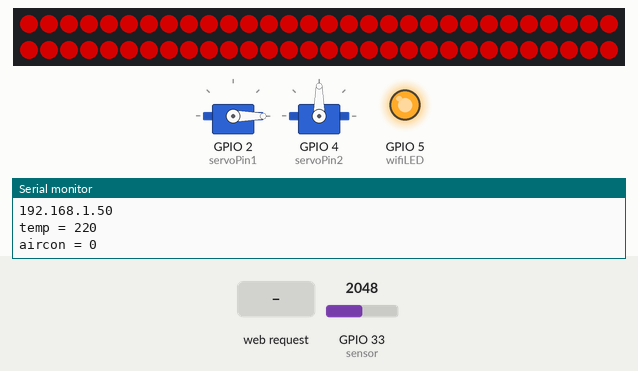
Simulated run of this sketch. Board: ESP32. Shown: 2 × servo, 60 RGB LEDs in strip order, left to right, continuing on the next row, output pins drawn as LEDs (lit = HIGH), the last lines printed to the serial monitor. Inputs (shaded band) come from the test bench; at power-on: GPIO 33 (sensor) = 2048. Dim RGB values are drawn brighter than linear; WiFi joins after 1.5 s; servers stay silent unless stated.

Above: at 3.2 s.
3.3 s: GPIO 33 (sensor) set to 491
At 4.6 s:
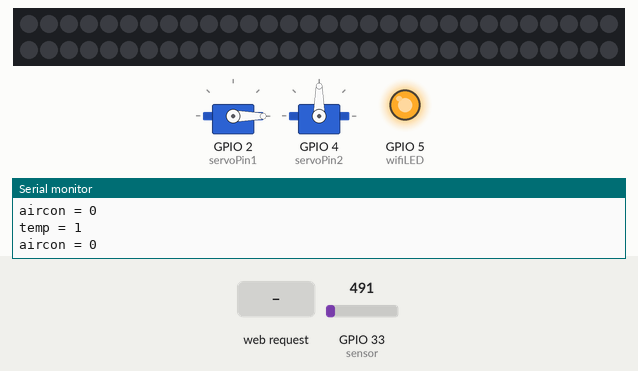
5.3 s: HTTP request GET /H received
At 6.7 s:
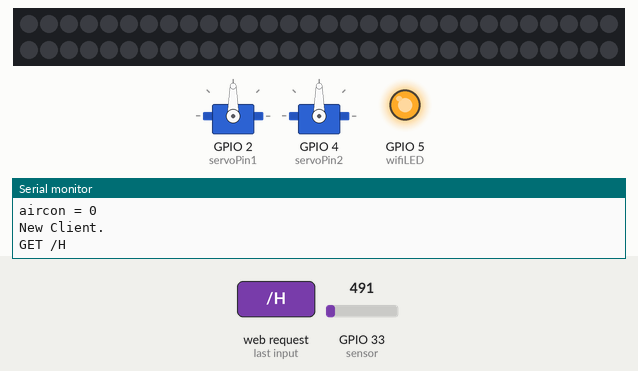
8.4 s: GPIO 33 (sensor) set to 1228
At 9.4 s:
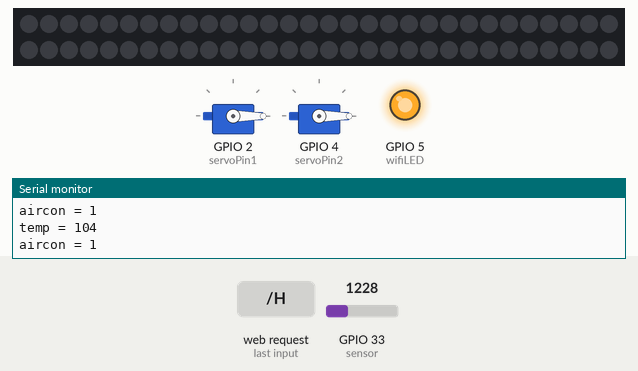
11.1 s: HTTP request GET /L received
At 12.0 s:
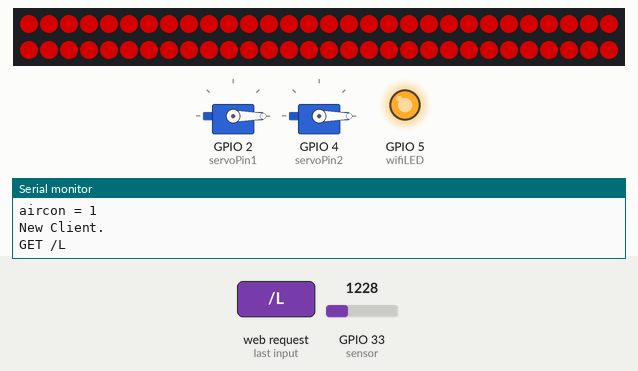
13.7 s: GPIO 33 (sensor) set to 0
At 14.4 s:
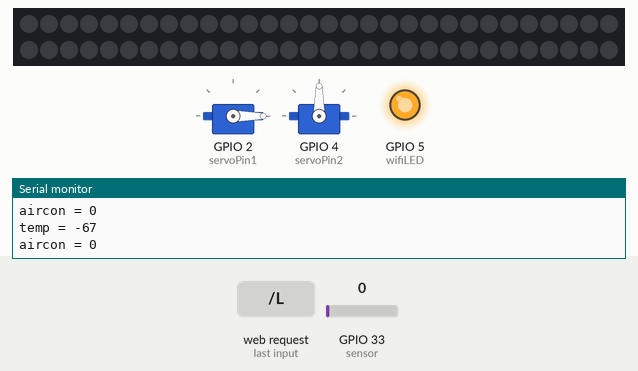
15.5 s: GPIO 33 (sensor) set to 2047
At 17.3 s:
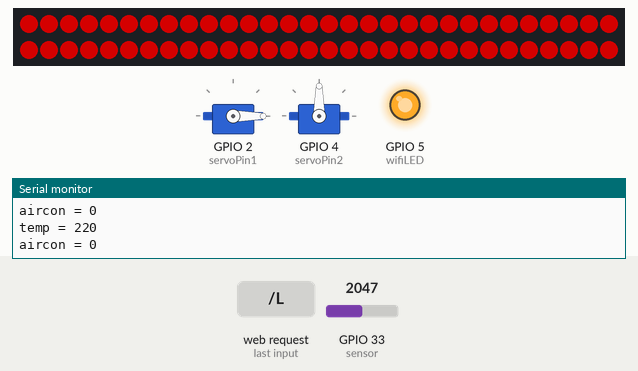
Timing chart, 0 to 18.8 s (numbered marks = the images above; inputs shaded):
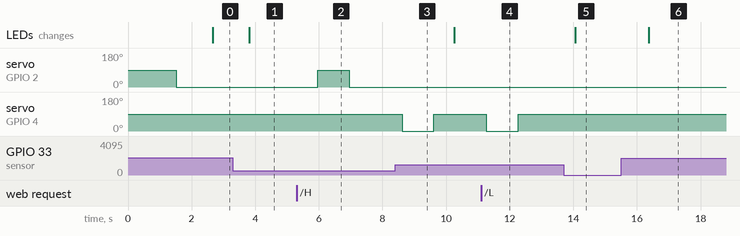

The sketch:

kumikomifinalkadai.ino
```cpp
#include <WiFi.h>
#include <Servo.h>
#include <FastLED.h>

#define numberOfLEDs 60 //Quantity of RGB LEDs
#define controlPin 23

const char* ssid     = "your ssid";
const char* password = "your password";

static const int servoPin1 = 2;
static const int servoPin2 = 4;
bool aircon = false; //state of air conditioner(1=ON,0=OFF)
int wifiLED = 5; //LED to confirm wifi conection
int ans , temp , tv ;

Servo servo1;
Servo servo2;
CRGB leds[numberOfLEDs];
WiFiServer server(80);

void setup()
{
    Serial.begin(115200);
    pinMode(wifiLED, OUTPUT);
    servo1.attach(servoPin1);
    servo2.attach(servoPin2);
    FastLED.addLeds<WS2812B, controlPin, GRB>(leds, numberOfLEDs);

    delay(10);

    // We start by connecting to a WiFi network

    Serial.println();
    Serial.println();
    Serial.print("Connecting to ");
    Serial.println(ssid);

    WiFi.begin(ssid, password);

    while (WiFi.status() != WL_CONNECTED) {
        delay(500);
        Serial.print(".");
    }

    Serial.println("");
    Serial.println("WiFi connected.");
    Serial.println("IP address: ");
    Serial.println(WiFi.localIP());

    server.begin();
    digitalWrite(wifiLED, HIGH); //after conected wifi, wifiLED lights
    servo1.write(0); //servos set to origin
    servo2.write(90);

}

int value = 0;

void measuretemp() {
     ans = analogRead(33) ;             // read sensor value
     tv  = map(ans,0,4096,0,3600) ;     // convert sensor value to voltage
     temp = map(tv,174,1205,-40,125) ;  // convert voltage to temp
}

void RLED(){ //RGB LEDs grow red
  for (int thisLED = 0; thisLED < numberOfLEDs; thisLED++) {
    leds[thisLED].r = 128;
    leds[thisLED].g = 0;
    leds[thisLED].b = 0;
    FastLED.show();
  }
}

void GamingLED(){ //RGB LEDs grow rainbow
  static uint8_t hue;
  for(int thisLED = 0; thisLED < numberOfLEDs; thisLED++) {

    //set an led value
    leds[thisLED] = CHSV(hue++,255,255);
    FastLED.show();
    delay(20);
  }
}

void loop(){
 delay(1000);

 WiFiClient client = server.available();   // listen for incoming clients

  if (client) {                             // if you get a client,
    Serial.println("New Client.");           // print a message out the serial port
    String currentLine = "";                // make a String to hold incoming data from the client
    while (client.connected()) {            // loop while the client's connected
      if (client.available()) {             // if there's bytes to read from the client,
        char c = client.read();             // read a byte, then
        Serial.write(c);                    // print it out the serial monitor
        if (c == '\n') {                    // if the byte is a newline character

          // if the current line is blank, you got two newline characters in a row.
          // that's the end of the client HTTP request, so send a response:
          if (currentLine.length() == 0) {
            // HTTP headers always start with a response code (e.g. HTTP/1.1 200 OK)
            // and a content-type so the client knows what's coming, then a blank line:
            client.println("HTTP/1.1 200 OK");
            client.println("Content-type:text/html");
            client.println();

            // the content of the HTTP response follows the header:
            client.print("Click <a href=\"/H\">here</a> to turn on the air conditioner.<br>");
            client.print("Click <a href=\"/L\">here</a> to turn off the air conditioner.<br>");
            client.print(" <br>");
            client.print((String)"ariconditioner <br>" + aircon);

            // The HTTP response ends with another blank line:
            client.println();
            // break out of the while loop:
            break;
          } else {    // if you got a newline, then clear currentLine:
            currentLine = "";
          }
        } else if (c != '\r') {  // if you got anything else but a carriage return character,
          currentLine += c;      // add it to the end of the currentLine
        }

        // Check to see if the client request was "GET /H" or "GET /L":
        if (currentLine.endsWith("GET /H")) { //if client get H
          servo1.write(90);
          delay(1000);
          servo1.write(0);
          delay(500);
          aircon = true; //Turn on the air conditioner
        }

        else if (currentLine.endsWith("GET /L")) { //if client get L
          servo2.write(0);
          delay(1000);
          servo2.write(90);
          delay(500);
          aircon = false; //Turn off the air conditioner
        }
      }
    }
    // close the connection:
    client.stop();
    Serial.println("Client Disconnected.");
  }

  measuretemp();
  Serial.println((String)"temp = " + temp);
  Serial.println((String)"aircon = " + aircon); //temp and state of air conditioner send to PC

  if (temp >= 16 && temp <= 17) { //if sensor shows suitable temperature
          GamingLED();
  }else if (temp > 17 && aircon == true) { //if sensor shows too hot temperature and air conditioner is turned on
          servo2.write(0);
          delay(1000);
          servo2.write(90);
          delay(500);
          aircon = false;
      RLED();
  }else if (temp > 17 && aircon == false) { //if sensor shows too hot temperature and air conditioner is turned off
      RLED();
  }else{ //if sensor shows the other state
   for (int thisLED = 0; thisLED < numberOfLEDs; thisLED++) {
     leds[thisLED].r = 0;
     leds[thisLED].g = 0;
     leds[thisLED].b = 0;
    FastLED.show(); //LEDs turn off
    }
  }
}
```

Measured:
- after the input at 3.3 s, the LEDs: change after 0.51 s (image 1)
- after the input at 5.3 s, servo on GPIO 2 (servoPin1): 0° → 90° after 0.66 s, → 0° 1.0 s later
- after the input at 8.4 s, servo on GPIO 4 (servoPin2): 90° → 0° after 0.22 s, → 90° 1.0 s later
- after the input at 11.1 s, servo on GPIO 4 (servoPin2): 90° → 0° after 0.17 s, → 90° 1.0 s later
- after the input at 13.7 s, the LEDs: change after 0.37 s (image 5)
- after the input at 15.5 s, the LEDs: change after 0.87 s (image 6)
